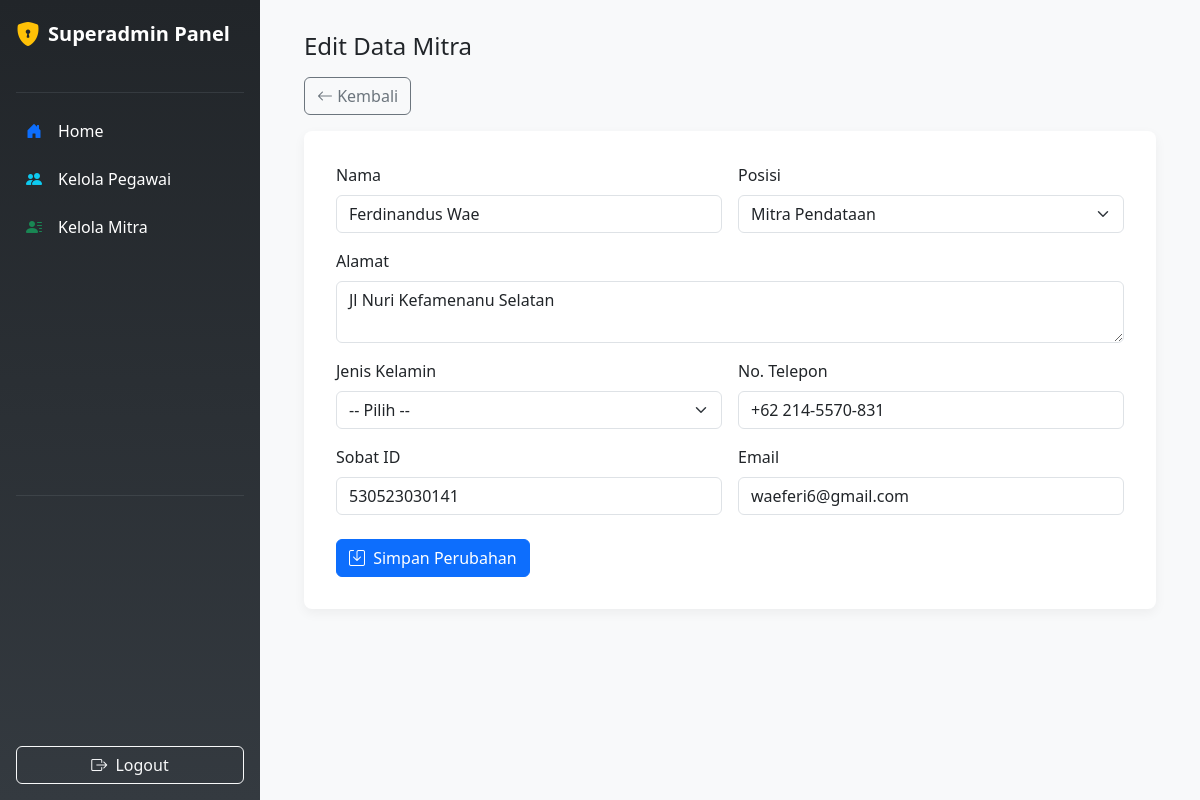
Page /edit_mitra.php?id=240 (signed in) on the committed database.
### tables this page shows
CREATE TABLE `mitra` (
  `id` bigint(20) NOT NULL,
  `nama` varchar(255) DEFAULT NULL,
  `posisi` varchar(255) DEFAULT NULL,
  `alamat` varchar(255) DEFAULT NULL,
  `jk` varchar(255) DEFAULT NULL,
  `no_telp` varchar(255) DEFAULT NULL,
  `sobat_id` bigint(12) DEFAULT NULL,
  `email` varchar(255) DEFAULT NULL
);

### edit_mitra.php (the view, shortened to what this page needs)
<?php
include "config/koneksi.php";
$id = (int)$_GET['id'];
$result = mysqli_query($host, "SELECT * FROM mitra WHERE id = $id");
$mitra = mysqli_fetch_assoc($result);
?>
<!DOCTYPE html>
<html lang="id">
<head>
    <link href="https://cdn.jsdelivr.net/npm/bootstrap@5.3.0/dist/css/bootstrap.min.css" rel="stylesheet">
    <link href="https://cdn.jsdelivr.net/npm/bootstrap-icons@1.10.5/font/bootstrap-icons.css" rel="stylesheet">
</head>
<body>
    <?php include 'admin/layout/sidebar_superadmin.php'; ?>
    <div class="content-wrapper">
        <div class="container">
            <h4 class="mb-3">Edit Data Mitra</h4>
            <a href="kelola_mitra.php" class="btn btn-outline-secondary mb-3">
                <i class="bi bi-arrow-left"></i> Kembali
            </a>
            <form method="post" class="card-form">
                <div class="row g-3">
                    <div class="col-md-6">
                        <label class="form-label">Nama</label>
                        <input type="text" name="nama" class="form-control" value="<?= htmlspecialchars($mitra['nama']) ?>" required>
                    </div>
                    <div class="col-md-6">
                        <label class="form-label">Posisi</label>
                        <select name="posisi" class="form-select" required>
                            <option value="Mitra Pendataan" <?= $mitra['posisi'] == 'Mitra Pendataan' ? 'selected' : '' ?>>Mitra Pendataan</option>
                        </select>
                    </div>
                    <div class="col-12">
                        <label class="form-label">Alamat</label>
                        <textarea name="alamat" class="form-control" required><?= htmlspecialchars($mitra['alamat']) ?></textarea>
                    </div>
                    <div class="col-md-6">
                        <label class="form-label">Jenis Kelamin</label>
                        <select name="jk" class="form-select" required>
                            <option value="">-- Pilih --</option>
                        </select>
                    </div>
                    <div class="col-md-6">
                        <label class="form-label">No. Telepon</label>
                        <input type="text" name="no_telp" class="form-control" value="<?= htmlspecialchars($mitra['no_telp']) ?>" required>
                    </div>
                    <div class="col-md-6">
                        <label class="form-label">Sobat ID</label>
                        <input type="text" name="sobat_id" class="form-control" value="<?= htmlspecialchars($mitra['sobat_id']) ?>" required>
                    </div>
                    <div class="col-md-6">
                        <label class="form-label">Email</label>
                        <input type="email" name="email" class="form-control" value="<?= htmlspecialchars($mitra['email']) ?>" required>
                    </div>
                </div>
                <div class="mt-4">
                    <button type="submit" name="update" class="btn btn-primary">
                        <i class="bi bi-save me-1"></i> Simpan Perubahan
                    </button>
                </div>
            </form>
        </div>
    </div>
</body>
</html>

### edit_mitra.php (style rules this page uses)
body { background-color: #f8f9fa; margin: 0; }
.content-wrapper { margin-left: 260px; padding: 2rem; }
.card-form { background: #ffffff; border: none; padding: 2rem; border-radius: 0.5rem; box-shadow: 0 0.25rem 0.75rem rgba(0, 0, 0, 0.05); }
.form-label { font-weight: 500; }

### rows in the picture
mitra: nama "Ferdinandus Wae", posisi "Mitra Pendataan", alamat "Jl Nuri Kefamenanu Selatan", no_telp "+62 214-5570-831", sobat_id "530523030141", email "waeferi6@gmail.com"
